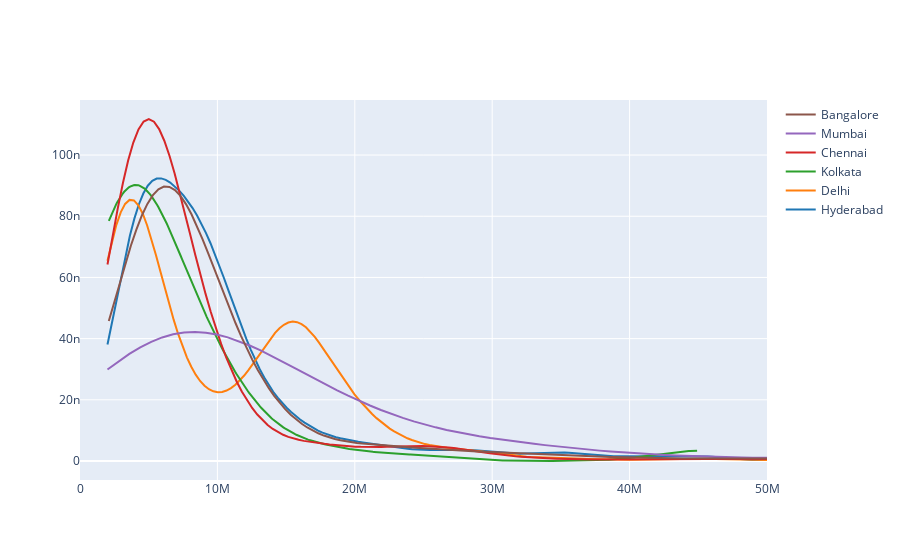

Here is the notebook cell this chart was saved with:
### Code cell
import plotly.figure_factory as ff

city_list = []
hist_list = []
for city in cleaned_df['City'].unique():
    city_list.append(city)
    hist_list.append(cleaned_df.loc[cleaned_df['City'] == city, 'Price'])

fig = ff.create_distplot(
    hist_data = hist_list,
    group_labels = city_list,
    show_rug = False,
    show_hist = False,
)

fig.update_xaxes(range=[0, 50000000])

fig

### Figure 1 — Plotly figure (JSON) as saved in the notebook; plotly's stock layout.template omitted (floating-point values rounded to 4 significant figures; data arrays with more than 128 entries replaced by an {"elided": "..."} marker saying what was removed)
{"data": [{"legendgroup": "Hyderabad", "marker": {"color": "rgb(31, 119, 180)"}, "mode": "lines", "name": "Hyderabad", "showlegend": true, "type": "scatter", "x": {"elided": "500 int values"}, "xaxis": "x", "y": {"elided": "500 float values"}, "yaxis": "y"}, {"legendgroup": "Delhi", "marker": {"color": "rgb(255, 127, 14)"}, "mode": "lines", "name": "Delhi", "showlegend": true, "type": "scatter", "x": {"elided": "500 int values"}, "xaxis": "x", "y": {"elided": "500 float values"}, "yaxis": "y"}, {"legendgroup": "Kolkata", "marker": {"color": "rgb(44, 160, 44)"}, "mode": "lines", "name": "Kolkata", "showlegend": true, "type": "scatter", "x": {"elided": "500 int values"}, "xaxis": "x", "y": {"elided": "500 float values"}, "yaxis": "y"}, {"legendgroup": "Chennai", "marker": {"color": "rgb(214, 39, 40)"}, "mode": "lines", "name": "Chennai", "showlegend": true, "type": "scatter", "x": {"elided": "500 int values"}, "xaxis": "x", "y": {"elided": "500 float values"}, "yaxis": "y"}, {"legendgroup": "Mumbai", "marker": {"color": "rgb(148, 103, 189)"}, "mode": "lines", "name": "Mumbai", "showlegend": true, "type": "scatter", "x": {"elided": "500 int values"}, "xaxis": "x", "y": {"elided": "500 float values"}, "yaxis": "y"}, {"legendgroup": "Bangalore", "marker": {"color": "rgb(140, 86, 75)"}, "mode": "lines", "name": "Bangalore", "showlegend": true, "type": "scatter", "x": {"elided": "500 int values"}, "xaxis": "x", "y": {"elided": "500 float values"}, "yaxis": "y"}], "layout": {"barmode": "overlay", "hovermode": "closest", "legend": {"traceorder": "reversed"}, "xaxis": {"anchor": "y2", "domain": [0, 1], "range": [0, 50000000], "zeroline": false}, "yaxis": {"anchor": "free", "domain": [0, 1], "position": 0}}}
